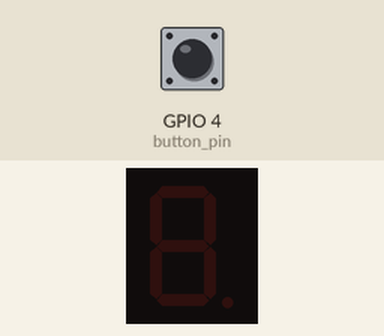
Simulated run of this program. Board: Raspberry Pi (BCM pin numbers). On the bench: 1-digit seven-segment display. Inputs (shaded band) come from the test bench; at power-on: GPIO 4 (button_pin) HIGH. The segment pins are drawn as the display they are named for.

Above: at 1.2 s.
1.3 s: GPIO 4 (button_pin) pulled LOW for 1 s
At 3.4 s:
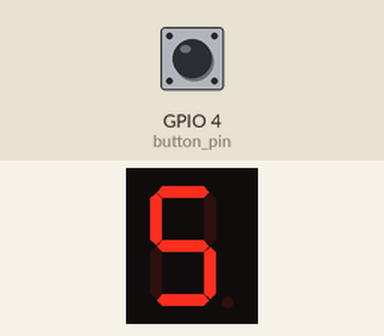
3.8 s: GPIO 4 (button_pin) pulled LOW for 0.15 s
At 5.0 s:
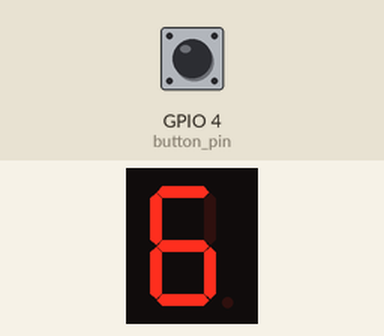
5.4 s: GPIO 4 (button_pin) pulled LOW for 0.15 s
At 6.0 s:
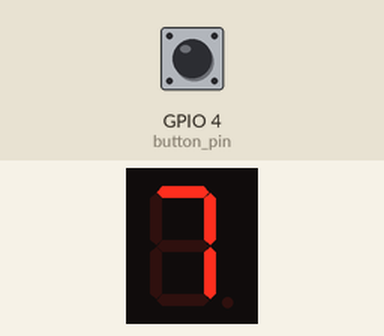
7.0 s: GPIO 4 (button_pin) pulled LOW for 1 s
At 9.0 s:
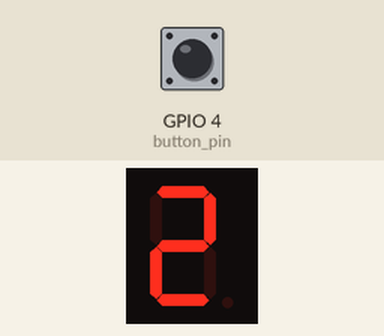
Timing chart, 0 to 10.5 s (numbered marks = the images above; inputs shaded):
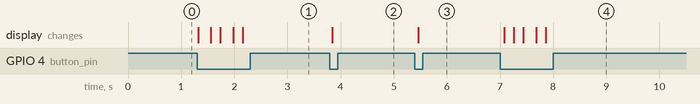

Measured:
- after the input at 1.3 s, the display: first changes at once (image 1 shows a later state)
- after the input at 3.8 s, the display: changes at once (image 2)
- after the input at 5.4 s, the display: changes after 0.06 s (image 3)
- after the input at 7.0 s, the display: first changes after 0.08 s (image 4 shows a later state)

The program:

test02.py
```python
import RPi.GPIO as GPIO
import time

# GPIO 핀 번호 설정
segment_pins = [5, 6, 12, 16, 20, 13, 21]
button_pin = 4  # 예시로 버튼 핀 번호를 설정합니다

# 각 숫자에 해당하는 7세그먼트 패턴 (0 ~ 9)
segment_patterns = [
    [0, 0, 0, 0, 0, 0, 1],  # 0
    [1, 0, 0, 1, 1, 1, 1],  # 1
    [0, 0, 1, 0, 0, 1, 0],  # 2
    [0, 0, 0, 0, 1, 1, 0],  # 3
    [1, 0, 0, 1, 1, 0, 0],  # 4
    [0, 1, 0, 0, 1, 0, 0],  # 5
    [0, 1, 0, 0, 0, 0, 0],  # 6
    [0, 0, 0, 1, 1, 1, 1],  # 7
    [0, 0, 0, 0, 0, 0, 0],  # 8
    [0, 0, 0, 0, 1, 0, 0]   # 9
]

def setup():
    GPIO.setmode(GPIO.BCM)  # GPIO 핀 번호를 BCM 방식으로 설정
    for pin in segment_pins:
        GPIO.setup(pin, GPIO.OUT)  # 모든 세그먼트 핀을 출력으로 설정
    GPIO.setup(button_pin, GPIO.IN, pull_up_down=GPIO.PUD_UP)  # 버튼 핀을 입력으로 설정 및 풀업 저항 사용

def display_number(number):
    pattern = segment_patterns[number]
    for pin, state in zip(segment_pins, pattern):
        GPIO.output(pin, state)  # 주어진 숫자에 해당하는 패턴을 각 핀에 출력

def main():
    current_number = 0  # 현재 표시할 숫자 초기화
    try:
        setup()  # GPIO 설정 초기화
        while True:
            button_state = GPIO.input(button_pin)  # 버튼 상태 읽기
            if button_state == GPIO.LOW:  # 버튼이 눌렸는지 확인
                current_number += 1  # 숫자 증가
                if current_number > 9:
                    current_number = 0  # 숫자가 9를 넘어가면 0으로 되돌리기
                display_number(current_number)  # 새로운 숫자 표시
                time.sleep(0.2)  # 디바운싱을 위해 짧은 시간 동안 대기
    except KeyboardInterrupt:
        print("\n사용자에 의해 프로그램이 종료되었습니다.")
    finally:
        GPIO.cleanup()  # 종료 전 GPIO 설정 초기화

if __name__ == '__main__':
    main()
```
